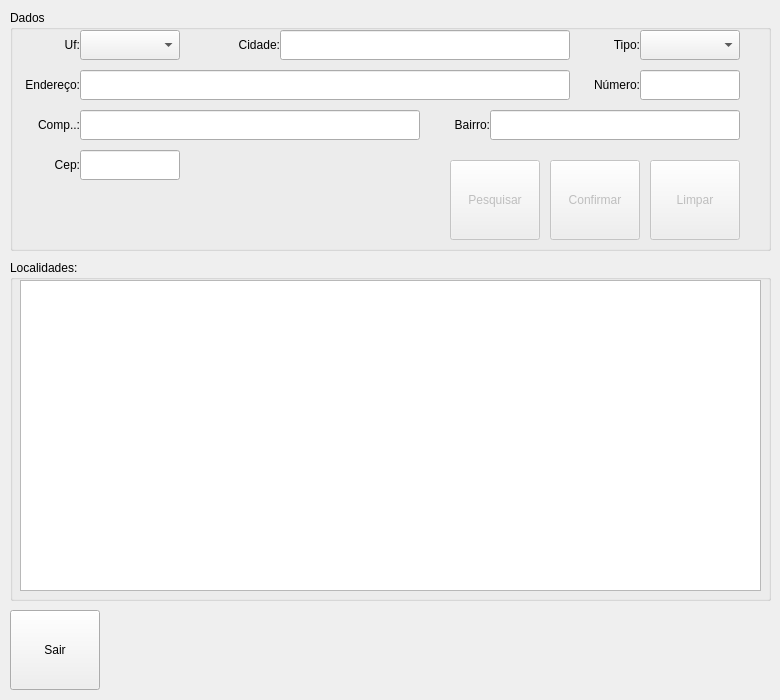
<?xml version="1.0" encoding="UTF-8"?>
<ui version="4.0">
 <class>SearchPostalCode</class>
 <widget class="QDialog" name="SearchPostalCode">
  <property name="geometry">
   <rect>
    <x>0</x>
    <y>0</y>
    <width>780</width>
    <height>700</height>
   </rect>
  </property>
  <property name="minimumSize">
   <size>
    <width>780</width>
    <height>700</height>
   </size>
  </property>
  <property name="maximumSize">
   <size>
    <width>780</width>
    <height>700</height>
   </size>
  </property>
  <property name="windowTitle">
   <string>Pesquisa de Cep Por Endereço...</string>
  </property>
  <property name="windowIcon">
   <iconset resource="../images.qrc">
    <normaloff>:/images/PNG/128x128/gnome-system-config-128x128.png</normaloff>:/images/PNG/128x128/gnome-system-config-128x128.png</iconset>
  </property>
  <widget class="QGroupBox" name="GBoxDataPostalCode">
   <property name="geometry">
    <rect>
     <x>10</x>
     <y>10</y>
     <width>761</width>
     <height>241</height>
    </rect>
   </property>
   <property name="title">
    <string>Dados</string>
   </property>
   <widget class="QLabel" name="LabelState">
    <property name="geometry">
     <rect>
      <x>0</x>
      <y>20</y>
      <width>70</width>
      <height>30</height>
     </rect>
    </property>
    <property name="text">
     <string>Uf:</string>
    </property>
    <property name="alignment">
     <set>Qt::AlignRight|Qt::AlignTrailing|Qt::AlignVCenter</set>
    </property>
   </widget>
   <widget class="QComboBox" name="CBoxState">
    <property name="geometry">
     <rect>
      <x>70</x>
      <y>20</y>
      <width>100</width>
      <height>30</height>
     </rect>
    </property>
    <property name="toolTip">
     <string>Selecionar o Estado da Localidade...</string>
    </property>
   </widget>
   <widget class="QLabel" name="LabelCity">
    <property name="geometry">
     <rect>
      <x>210</x>
      <y>20</y>
      <width>60</width>
      <height>30</height>
     </rect>
    </property>
    <property name="text">
     <string>Cidade:</string>
    </property>
    <property name="alignment">
     <set>Qt::AlignRight|Qt::AlignTrailing|Qt::AlignVCenter</set>
    </property>
   </widget>
   <widget class="QLabel" name="LabelTypeAddress">
    <property name="geometry">
     <rect>
      <x>560</x>
      <y>20</y>
      <width>70</width>
      <height>30</height>
     </rect>
    </property>
    <property name="text">
     <string>Tipo:</string>
    </property>
    <property name="alignment">
     <set>Qt::AlignRight|Qt::AlignTrailing|Qt::AlignVCenter</set>
    </property>
   </widget>
   <widget class="QComboBox" name="CBoxTypeAddress">
    <property name="geometry">
     <rect>
      <x>630</x>
      <y>20</y>
      <width>100</width>
      <height>30</height>
     </rect>
    </property>
    <property name="toolTip">
     <string>Selecionar o Tipo de Endereço...</string>
    </property>
   </widget>
   <widget class="QLabel" name="LabelAddress">
    <property name="geometry">
     <rect>
      <x>0</x>
      <y>60</y>
      <width>70</width>
      <height>30</height>
     </rect>
    </property>
    <property name="text">
     <string>Endereço:</string>
    </property>
    <property name="alignment">
     <set>Qt::AlignRight|Qt::AlignTrailing|Qt::AlignVCenter</set>
    </property>
   </widget>
   <widget class="QLineEdit" name="LEditAddress">
    <property name="geometry">
     <rect>
      <x>70</x>
      <y>60</y>
      <width>490</width>
      <height>30</height>
     </rect>
    </property>
    <property name="toolTip">
     <string>Informar o Nome do Local/Endereço...</string>
    </property>
    <property name="alignment">
     <set>Qt::AlignCenter</set>
    </property>
   </widget>
   <widget class="QLineEdit" name="LEditAddressNumber">
    <property name="geometry">
     <rect>
      <x>630</x>
      <y>60</y>
      <width>100</width>
      <height>30</height>
     </rect>
    </property>
    <property name="toolTip">
     <string>Informar o Número para uma Pesquisa Apurada...</string>
    </property>
    <property name="inputMethodHints">
     <set>Qt::ImhDigitsOnly</set>
    </property>
    <property name="alignment">
     <set>Qt::AlignCenter</set>
    </property>
   </widget>
   <widget class="QLabel" name="LabelAddressNumber">
    <property name="geometry">
     <rect>
      <x>560</x>
      <y>60</y>
      <width>70</width>
      <height>30</height>
     </rect>
    </property>
    <property name="text">
     <string>Número:</string>
    </property>
    <property name="alignment">
     <set>Qt::AlignRight|Qt::AlignTrailing|Qt::AlignVCenter</set>
    </property>
   </widget>
   <widget class="QLineEdit" name="LEditPostalCode">
    <property name="geometry">
     <rect>
      <x>70</x>
      <y>140</y>
      <width>100</width>
      <height>30</height>
     </rect>
    </property>
    <property name="toolTip">
     <string>Informar o Cep/Cep localizado para o Endereço....</string>
    </property>
    <property name="inputMethodHints">
     <set>Qt::ImhNone</set>
    </property>
    <property name="inputMask">
     <string/>
    </property>
    <property name="alignment">
     <set>Qt::AlignCenter</set>
    </property>
    <property name="readOnly">
     <bool>false</bool>
    </property>
   </widget>
   <widget class="QLabel" name="LabelPostalCode">
    <property name="geometry">
     <rect>
      <x>0</x>
      <y>140</y>
      <width>70</width>
      <height>30</height>
     </rect>
    </property>
    <property name="text">
     <string>Cep:</string>
    </property>
    <property name="alignment">
     <set>Qt::AlignRight|Qt::AlignTrailing|Qt::AlignVCenter</set>
    </property>
   </widget>
   <widget class="QToolButton" name="TButtonConfirm">
    <property name="enabled">
     <bool>false</bool>
    </property>
    <property name="geometry">
     <rect>
      <x>540</x>
      <y>150</y>
      <width>90</width>
      <height>80</height>
     </rect>
    </property>
    <property name="toolTip">
     <string>Confirmar o uso do Cep Localizado...</string>
    </property>
    <property name="text">
     <string>Confirmar</string>
    </property>
    <property name="icon">
     <iconset resource="../images.qrc">
      <normaloff>:/images/PNG/128x128/agt_action_success-128.png</normaloff>:/images/PNG/128x128/agt_action_success-128.png</iconset>
    </property>
    <property name="iconSize">
     <size>
      <width>48</width>
      <height>48</height>
     </size>
    </property>
    <property name="toolButtonStyle">
     <enum>Qt::ToolButtonTextUnderIcon</enum>
    </property>
   </widget>
   <widget class="QToolButton" name="TButtonCleanForm">
    <property name="enabled">
     <bool>false</bool>
    </property>
    <property name="geometry">
     <rect>
      <x>640</x>
      <y>150</y>
      <width>90</width>
      <height>80</height>
     </rect>
    </property>
    <property name="toolTip">
     <string>Limpar os Campos do Formulário e Tabela de Visualização...</string>
    </property>
    <property name="text">
     <string>Limpar</string>
    </property>
    <property name="icon">
     <iconset resource="../images.qrc">
      <normaloff>:/images/PNG/48x48/Rebuild-48x48.png</normaloff>:/images/PNG/48x48/Rebuild-48x48.png</iconset>
    </property>
    <property name="iconSize">
     <size>
      <width>48</width>
      <height>48</height>
     </size>
    </property>
    <property name="toolButtonStyle">
     <enum>Qt::ToolButtonTextUnderIcon</enum>
    </property>
   </widget>
   <widget class="QToolButton" name="TButtonSearch">
    <property name="enabled">
     <bool>false</bool>
    </property>
    <property name="geometry">
     <rect>
      <x>440</x>
      <y>150</y>
      <width>90</width>
      <height>80</height>
     </rect>
    </property>
    <property name="toolTip">
     <string>Pesquisar o Cep Para os dados Informados....</string>
    </property>
    <property name="text">
     <string>Pesquisar</string>
    </property>
    <property name="icon">
     <iconset resource="../images.qrc">
      <normaloff>:/images/PNG/128x128/search-128.png</normaloff>:/images/PNG/128x128/search-128.png</iconset>
    </property>
    <property name="iconSize">
     <size>
      <width>48</width>
      <height>48</height>
     </size>
    </property>
    <property name="toolButtonStyle">
     <enum>Qt::ToolButtonTextUnderIcon</enum>
    </property>
   </widget>
   <widget class="QLineEdit" name="LEditCity">
    <property name="geometry">
     <rect>
      <x>270</x>
      <y>20</y>
      <width>290</width>
      <height>30</height>
     </rect>
    </property>
    <property name="toolTip">
     <string>Informar a Cidade do Endereço de Pesquisa...</string>
    </property>
    <property name="alignment">
     <set>Qt::AlignCenter</set>
    </property>
   </widget>
   <widget class="QLabel" name="LabelDistrict">
    <property name="geometry">
     <rect>
      <x>420</x>
      <y>100</y>
      <width>60</width>
      <height>30</height>
     </rect>
    </property>
    <property name="text">
     <string>Bairro:</string>
    </property>
    <property name="alignment">
     <set>Qt::AlignRight|Qt::AlignTrailing|Qt::AlignVCenter</set>
    </property>
   </widget>
   <widget class="QLineEdit" name="LEditDistrict">
    <property name="geometry">
     <rect>
      <x>480</x>
      <y>100</y>
      <width>250</width>
      <height>30</height>
     </rect>
    </property>
    <property name="toolTip">
     <string>Informar o Bairro/Localidade do Endereço de Pesquisa...</string>
    </property>
    <property name="alignment">
     <set>Qt::AlignCenter</set>
    </property>
   </widget>
   <widget class="QLineEdit" name="LEditComplements">
    <property name="geometry">
     <rect>
      <x>70</x>
      <y>100</y>
      <width>340</width>
      <height>30</height>
     </rect>
    </property>
    <property name="toolTip">
     <string>Informar o Complemento do Endereço de Pesquisa...</string>
    </property>
    <property name="text">
     <string/>
    </property>
    <property name="alignment">
     <set>Qt::AlignCenter</set>
    </property>
   </widget>
   <widget class="QLabel" name="LabelComplements">
    <property name="geometry">
     <rect>
      <x>0</x>
      <y>100</y>
      <width>70</width>
      <height>30</height>
     </rect>
    </property>
    <property name="text">
     <string>Comp..:</string>
    </property>
    <property name="alignment">
     <set>Qt::AlignRight|Qt::AlignTrailing|Qt::AlignVCenter</set>
    </property>
   </widget>
  </widget>
  <widget class="QGroupBox" name="GBoxLocale">
   <property name="geometry">
    <rect>
     <x>10</x>
     <y>260</y>
     <width>761</width>
     <height>341</height>
    </rect>
   </property>
   <property name="title">
    <string>Localidades:</string>
   </property>
   <widget class="QTableView" name="TableViewLocale">
    <property name="geometry">
     <rect>
      <x>10</x>
      <y>20</y>
      <width>741</width>
      <height>311</height>
     </rect>
    </property>
    <property name="toolTip">
     <string>Exibe os Logradouros encontrados para o Endereço...</string>
    </property>
   </widget>
  </widget>
  <widget class="QToolButton" name="TButtonExit">
   <property name="geometry">
    <rect>
     <x>10</x>
     <y>610</y>
     <width>90</width>
     <height>80</height>
    </rect>
   </property>
   <property name="toolTip">
    <string>Sair da Janela de Pesquisa de Cep...</string>
   </property>
   <property name="text">
    <string>Sair</string>
   </property>
   <property name="icon">
    <iconset resource="../images.qrc">
     <normaloff>:/images/PNG/48x48/Exithome-48x48.png</normaloff>:/images/PNG/48x48/Exithome-48x48.png</iconset>
   </property>
   <property name="iconSize">
    <size>
     <width>48</width>
     <height>48</height>
    </size>
   </property>
   <property name="toolButtonStyle">
    <enum>Qt::ToolButtonTextUnderIcon</enum>
   </property>
  </widget>
  <widget class="QLabel" name="LabelImg">
   <property name="geometry">
    <rect>
     <x>570</x>
     <y>630</y>
     <width>201</width>
     <height>61</height>
    </rect>
   </property>
   <property name="text">
    <string/>
   </property>
   <property name="pixmap">
    <pixmap resource="../images.qrc">:/images/PNG/logo-194x42.png</pixmap>
   </property>
  </widget>
 </widget>
 <resources>
  <include location="../images.qrc"/>
 </resources>
 <connections/>
</ui>
